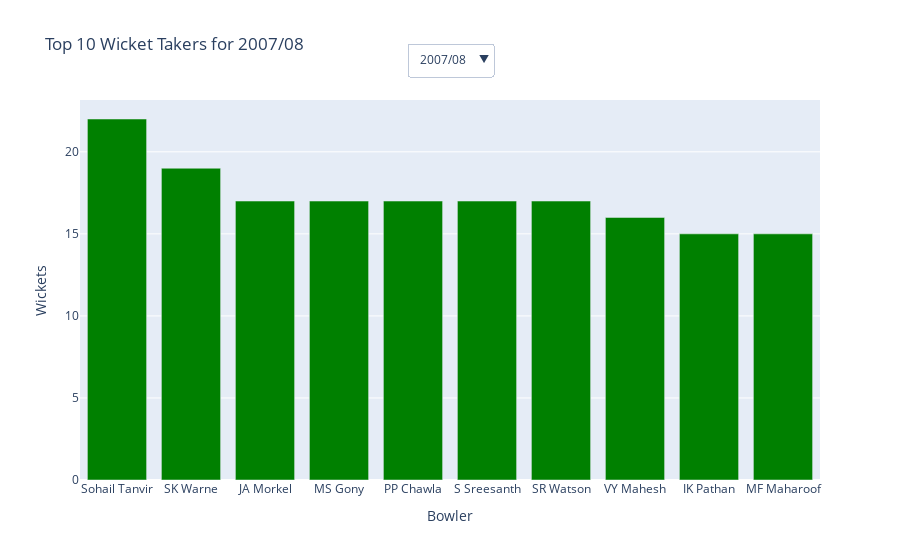

Notebook source saved alongside this figure:
### Markdown cell above
#### 🎨 Step 5: Finalize Layout and Show Chart

We apply the dropdown menu to the chart, label axes, and render the interactive figure for user selection.

### Code cell
# Final layout with dropdown integration
fig.update_layout(
    updatemenus=[
        dict(
            active=0,
            buttons=buttons,
            x=0.5,
            xanchor="center",
            y=1.15,
            yanchor="top",
            direction="down"
        )
    ],
    title=f"Top 10 Wicket Takers for {seasons[0]}",
    xaxis_title="Bowler",
    yaxis_title="Wickets"
)

fig.show()
# write_html(fig, file='interactive_charts/Top_10_Bowlers_By_Season.html', full_html=True)
# IFrame(src="interactive_charts/Top_10_Bowlers_By_Season.html", width='100%', height=550)

### Figure 1 — Plotly figure (JSON) as saved in the notebook; plotly's stock layout.template omitted (floating-point values rounded to 4 significant figures)
{"data": [{"hovertext": ["Rajasthan Royals", "Rajasthan Royals", "Chennai Super Kings", "Chennai Super Kings", "Kings XI Punjab", "Kings XI Punjab", "Rajasthan Royals", "Delhi Daredevils", "Kings XI Punjab", "Delhi Daredevils"], "marker": {"color": "green"}, "name": "2007/08", "type": "bar", "visible": true, "x": ["Sohail Tanvir", "SK Warne", "JA Morkel", "MS Gony", "PP Chawla", "S Sreesanth", "SR Watson", "VY Mahesh", "IK Pathan", "MF Maharoof"], "y": [22, 19, 17, 17, 17, 17, 17, 16, 15, 15]}, {"hovertext": ["Deccan Chargers", "Royal Challengers Bangalore", "Delhi Daredevils", "Deccan Chargers", "Mumbai Indians", "Kings XI Punjab", "Rajasthan Royals", "Delhi Daredevils", "Delhi Daredevils", "Delhi Daredevils"], "marker": {"color": "green"}, "name": "2009", "type": "bar", "visible": false, "x": ["RP Singh", "A Kumble", "A Nehra", "PP Ojha", "SL Malinga", "IK Pathan", "MM Patel", "DP Nannes", "PJ Sangwan", "A Mishra"], "y": [23, 21, 19, 18, 18, 17, 16, 15, 15, 14]}, {"hovertext": ["Deccan Chargers", "Royal Challengers Bangalore", "Delhi Daredevils", "Mumbai Indians", "Chennai Super Kings", "Royal Challengers Bangalore", "Royal Challengers Bangalore", "Kings XI Punjab", "Mumbai Indians", "Mumbai Indians"], "marker": {"color": "green"}, "name": "2009/10", "type": "bar", "visible": false, "x": ["PP Ojha", "A Kumble", "A Mishra", "Harbhajan Singh", "M Muralitharan", "R Vinay Kumar", "DW Steyn", "IK Pathan", "KA Pollard", "SL Malinga"], "y": [21, 17, 17, 17, 16, 16, 15, 15, 15, 15]}, {"hovertext": ["Mumbai Indians", "Mumbai Indians", "Royal Challengers Bangalore", "Chennai Super Kings", "Deccan Chargers", "Chennai Super Kings", "Kolkata Knight Riders", "Kings XI Punjab", "Pune Warriors", "Kings XI Punjab"], "marker": {"color": "green"}, "name": "2011", "type": "bar", "visible": false, "x": ["SL Malinga", "MM Patel", "S Aravind", "R Ashwin", "A Mishra", "DE Bollinger", "Iqbal Abdulla", "PP Chawla", "R Sharma", "RJ Harris"], "y": [28, 22, 21, 20, 19, 17, 16, 16, 16, 16]}, {"hovertext": ["Delhi Daredevils", "Kolkata Knight Riders", "Mumbai Indians", "Royal Challengers Bangalore", "Delhi Daredevils", "Deccan Chargers", "Kings XI Punjab", "Royal Challengers Bangalore", "Mumbai Indians", "Kings XI Punjab"], "marker": {"color": "green"}, "name": "2012", "type": "bar", "visible": false, "x": ["M Morkel", "SP Narine", "SL Malinga", "R Vinay Kumar", "UT Yadav", "DW Steyn", "P Awana", "Z Khan", "KA Pollard", "PP Chawla"], "y": [25, 24, 22, 19, 19, 17, 17, 17, 16, 16]}, {"hovertext": ["Chennai Super Kings", "Rajasthan Royals", "Mumbai Indians", "Mumbai Indians", "Royal Challengers Bangalore", "Kolkata Knight Riders", "Sunrisers Hyderabad", "Chennai Super Kings", "Mumbai Indians", "Sunrisers Hyderabad"], "marker": {"color": "green"}, "name": "2013", "type": "bar", "visible": false, "x": ["DJ Bravo", "JP Faulkner", "Harbhajan Singh", "MG Johnson", "R Vinay Kumar", "SP Narine", "A Mishra", "MM Sharma", "SL Malinga", "DW Steyn"], "y": [32, 28, 24, 24, 23, 22, 21, 20, 20, 19]}, {"hovertext": ["Chennai Super Kings", "Kolkata Knight Riders", "Sunrisers Hyderabad", "Chennai Super Kings", "Kings XI Punjab", "Kings XI Punjab", "Kings XI Punjab", "Chennai Super Kings", "Mumbai Indians", "Royal Challengers Bangalore"], "marker": {"color": "green"}, "name": "2014", "type": "bar", "visible": false, "x": ["MM Sharma", "SP Narine", "B Kumar", "RA Jadeja", "Sandeep Sharma", "AR Patel", "MG Johnson", "R Ashwin", "SL Malinga", "VR Aaron"], "y": [23, 21, 20, 19, 18, 17, 17, 16, 16, 16]}, {"hovertext": ["Chennai Super Kings", "Mumbai Indians", "Chennai Super Kings", "Royal Challengers Bangalore", "Royal Challengers Bangalore", "Sunrisers Hyderabad", "Mumbai Indians", "Mumbai Indians", "Royal Challengers Bangalore", "Kings XI Punjab"], "marker": {"color": "green"}, "name": "2015", "type": "bar", "visible": false, "x": ["DJ Bravo", "SL Malinga", "A Nehra", "YS Chahal", "MA Starc", "B Kumar", "Harbhajan Singh", "MJ McClenaghan", "D Wiese", "Anureet Singh"], "y": [26, 24, 22, 21, 20, 18, 18, 18, 16, 15]}, {"hovertext": ["Sunrisers Hyderabad", "Royal Challengers Bangalore", "Royal Challengers Bangalore", "Gujarat Lions", "Gujarat Lions", "Sunrisers Hyderabad", "Mumbai Indians", "Kolkata Knight Riders", "Mumbai Indians", "Kings XI Punjab"], "marker": {"color": "green"}, "name": "2016", "type": "bar", "visible": false, "x": ["B Kumar", "YS Chahal", "SR Watson", "DS Kulkarni", "DJ Bravo", "Mustafizur Rahman", "MJ McClenaghan", "AD Russell", "JJ Bumrah", "Sandeep Sharma"], "y": [23, 21, 20, 18, 17, 17, 16, 15, 15, 15]}, {"hovertext": ["Sunrisers Hyderabad", "Rising Pune Supergiant", "Mumbai Indians", "Mumbai Indians", "Rising Pune Supergiant", "Kolkata Knight Riders", "Sunrisers Hyderabad", "Kings XI Punjab", "Kolkata Knight Riders", "Royal Challengers Bangalore"], "marker": {"color": "green"}, "name": "2017", "type": "bar", "visible": false, "x": ["B Kumar", "JD Unadkat", "JJ Bumrah", "MJ McClenaghan", "Imran Tahir", "CR Woakes", "Rashid Khan", "Sandeep Sharma", "UT Yadav", "P Negi"], "y": [26, 24, 20, 19, 18, 17, 17, 17, 17, 16]}, {"hovertext": ["Kings XI Punjab", "Sunrisers Hyderabad", "Sunrisers Hyderabad", "Royal Challengers Bangalore", "Mumbai Indians", "Delhi Daredevils", "Mumbai Indians", "Kolkata Knight Riders", "Kolkata Knight Riders", "Chennai Super Kings"], "marker": {"color": "green"}, "name": "2018", "type": "bar", "visible": false, "x": ["AJ Tye", "Rashid Khan", "S Kaul", "UT Yadav", "HH Pandya", "TA Boult", "JJ Bumrah", "Kuldeep Yadav", "SP Narine", "SN Thakur"], "y": [24, 21, 21, 20, 18, 18, 17, 17, 17, 16]}, {"hovertext": ["Chennai Super Kings", "Delhi Capitals", "Chennai Super Kings", "Mumbai Indians", "Sunrisers Hyderabad", "Kings XI Punjab", "Sunrisers Hyderabad", "Rajasthan Royals", "Royal Challengers Bangalore", "Chennai Super Kings"], "marker": {"color": "green"}, "name": "2019", "type": "bar", "visible": false, "x": ["Imran Tahir", "K Rabada", "DL Chahar", "JJ Bumrah", "KK Ahmed", "Mohammed Shami", "Rashid Khan", "S Gopal", "YS Chahal", "Harbhajan Singh"], "y": [26, 26, 22, 20, 19, 19, 17, 17, 17, 16]}, {"hovertext": ["Delhi Capitals", "Mumbai Indians", "Mumbai Indians", "Delhi Capitals", "Royal Challengers Bangalore", "Rajasthan Royals", "Kings XI Punjab", "Sunrisers Hyderabad", "Kolkata Knight Riders", "Sunrisers Hyderabad"], "marker": {"color": "green"}, "name": "2020/21", "type": "bar", "visible": false, "x": ["K Rabada", "JJ Bumrah", "TA Boult", "A Nortje", "YS Chahal", "JC Archer", "Mohammed Shami", "Rashid Khan", "CV Varun", "T Natarajan"], "y": [32, 29, 25, 22, 21, 20, 20, 20, 17, 16]}, {"hovertext": ["Royal Challengers Bangalore", "Delhi Capitals", "Mumbai Indians", "Chennai Super Kings", "Punjab Kings", "Punjab Kings", "Kolkata Knight Riders", "Sunrisers Hyderabad", "Royal Challengers Bangalore", "Sunrisers Hyderabad"], "marker": {"color": "green"}, "name": "2021", "type": "bar", "visible": false, "x": ["HV Patel", "Avesh Khan", "JJ Bumrah", "SN Thakur", "Mohammed Shami", "Arshdeep Singh", "CV Varun", "Rashid Khan", "YS Chahal", "JO Holder"], "y": [32, 24, 21, 21, 19, 18, 18, 18, 18, 16]}, {"hovertext": ["Rajasthan Royals", "Royal Challengers Bangalore", "Punjab Kings", "Sunrisers Hyderabad", "Delhi Capitals", "Royal Challengers Bangalore", "Gujarat Titans", "Royal Challengers Bangalore", "Rajasthan Royals", "Gujarat Titans"], "marker": {"color": "green"}, "name": "2022", "type": "bar", "visible": false, "x": ["YS Chahal", "PWH de Silva", "K Rabada", "Umran Malik", "Kuldeep Yadav", "JR Hazlewood", "Mohammed Shami", "HV Patel", "M Prasidh Krishna", "Rashid Khan"], "y": [27, 26, 23, 22, 21, 20, 20, 19, 19, 19]}, {"hovertext": ["Gujarat Titans", "Gujarat Titans", "Gujarat Titans", "Mumbai Indians", "Chennai Super Kings", "Rajasthan Royals", "Kolkata Knight Riders", "Royal Challengers Bangalore", "Chennai Super Kings", "Punjab Kings"], "marker": {"color": "green"}, "name": "2023", "type": "bar", "visible": false, "x": ["Mohammed Shami", "MM Sharma", "Rashid Khan", "PP Chawla", "TU Deshpande", "YS Chahal", "CV Varun", "Mohammed Siraj", "RA Jadeja", "Arshdeep Singh"], "y": [28, 27, 27, 22, 21, 21, 20, 19, 19, 17]}, {"hovertext": ["Punjab Kings", "Kolkata Knight Riders", "Mumbai Indians", "Kolkata Knight Riders", "Punjab Kings", "Rajasthan Royals", "Kolkata Knight Riders", "Sunrisers Hyderabad", "Sunrisers Hyderabad", "Rajasthan Royals"], "marker": {"color": "green"}, "name": "2024", "type": "bar", "visible": false, "x": ["HV Patel", "CV Varun", "JJ Bumrah", "AD Russell", "Arshdeep Singh", "Avesh Khan", "Harshit Rana", "T Natarajan", "PJ Cummins", "YS Chahal"], "y": [24, 21, 20, 19, 19, 19, 19, 19, 18, 18]}], "layout": {"title": {"text": "Top 10 Wicket Takers for 2007/08"}, "updatemenus": [{"active": 0, "buttons": [{"args": [{"visible": [true, false, false, false, false, false, false, false, false, false, false, false, false, false, false, false, false]}, {"title": "Top 10 Wicket Takers for 2007/08"}], "label": "2007/08", "method": "update"}, {"args": [{"visible": [false, true, false, false, false, false, false, false, false, false, false, false, false, false, false, false, false]}, {"title": "Top 10 Wicket Takers for 2009"}], "label": "2009", "method": "update"}, {"args": [{"visible": [false, false, true, false, false, false, false, false, false, false, false, false, false, false, false, false, false]}, {"title": "Top 10 Wicket Takers for 2009/10"}], "label": "2009/10", "method": "update"}, {"args": [{"visible": [false, false, false, true, false, false, false, false, false, false, false, false, false, false, false, false, false]}, {"title": "Top 10 Wicket Takers for 2011"}], "label": "2011", "method": "update"}, {"args": [{"visible": [false, false, false, false, true, false, false, false, false, false, false, false, false, false, false, false, false]}, {"title": "Top 10 Wicket Takers for 2012"}], "label": "2012", "method": "update"}, {"args": [{"visible": [false, false, false, false, false, true, false, false, false, false, false, false, false, false, false, false, false]}, {"title": "Top 10 Wicket Takers for 2013"}], "label": "2013", "method": "update"}, {"args": [{"visible": [false, false, false, false, false, false, true, false, false, false, false, false, false, false, false, false, false]}, {"title": "Top 10 Wicket Takers for 2014"}], "label": "2014", "method": "update"}, {"args": [{"visible": [false, false, false, false, false, false, false, true, false, false, false, false, false, false, false, false, false]}, {"title": "Top 10 Wicket Takers for 2015"}], "label": "2015", "method": "update"}, {"args": [{"visible": [false, false, false, false, false, false, false, false, true, false, false, false, false, false, false, false, false]}, {"title": "Top 10 Wicket Takers for 2016"}], "label": "2016", "method": "update"}, {"args": [{"visible": [false, false, false, false, false, false, false, false, false, true, false, false, false, false, false, false, false]}, {"title": "Top 10 Wicket Takers for 2017"}], "label": "2017", "method": "update"}, {"args": [{"visible": [false, false, false, false, false, false, false, false, false, false, true, false, false, false, false, false, false]}, {"title": "Top 10 Wicket Takers for 2018"}], "label": "2018", "method": "update"}, {"args": [{"visible": [false, false, false, false, false, false, false, false, false, false, false, true, false, false, false, false, false]}, {"title": "Top 10 Wicket Takers for 2019"}], "label": "2019", "method": "update"}, {"args": [{"visible": [false, false, false, false, false, false, false, false, false, false, false, false, true, false, false, false, false]}, {"title": "Top 10 Wicket Takers for 2020/21"}], "label": "2020/21", "method": "update"}, {"args": [{"visible": [false, false, false, false, false, false, false, false, false, false, false, false, false, true, false, false, false]}, {"title": "Top 10 Wicket Takers for 2021"}], "label": "2021", "method": "update"}, {"args": [{"visible": [false, false, false, false, false, false, false, false, false, false, false, false, false, false, true, false, false]}, {"title": "Top 10 Wicket Takers for 2022"}], "label": "2022", "method": "update"}, {"args": [{"visible": [false, false, false, false, false, false, false, false, false, false, false, false, false, false, false, true, false]}, {"title": "Top 10 Wicket Takers for 2023"}], "label": "2023", "method": "update"}, {"args": [{"visible": [false, false, false, false, false, false, false, false, false, false, false, false, false, false, false, false, true]}, {"title": "Top 10 Wicket Takers for 2024"}], "label": "2024", "method": "update"}], "direction": "down", "x": 0.5, "xanchor": "center", "y": 1.15, "yanchor": "top"}], "xaxis": {"title": {"text": "Bowler"}}, "yaxis": {"title": {"text": "Wickets"}}}}
